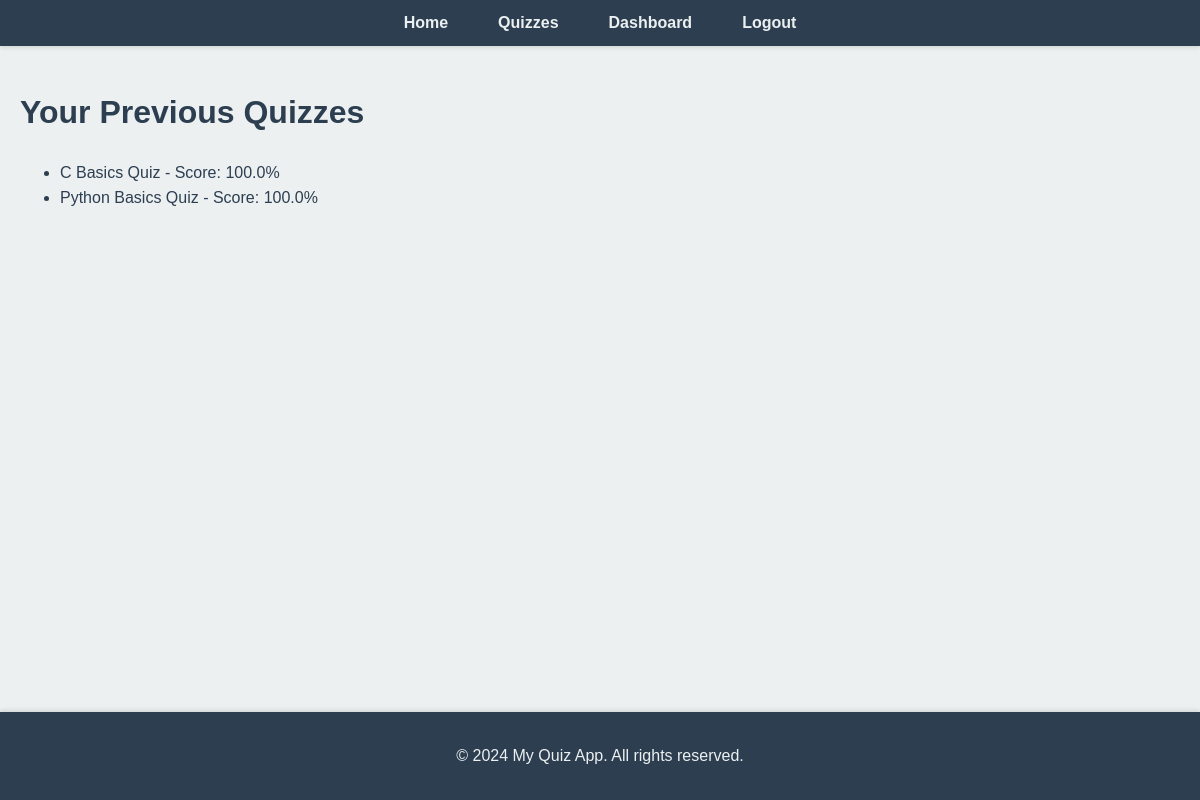
The app's page /previous_quizzes/ (signed in) with its own data.
### learning/models.py (models this page shows, shortened)
class StudentQuiz(models.Model):
    student = models.ForeignKey(Student, on_delete=models.CASCADE)
    quiz = models.ForeignKey(Quiz, on_delete=models.CASCADE)
    score = models.FloatField()
    num_correct = models.IntegerField(default=0)
    num_incorrect = models.IntegerField(default=0)
    completed_at = models.DateTimeField(auto_now_add=True)
    time_taken = models.FloatField(null=True, blank=True)

class Quiz(models.Model):
    title = models.CharField(max_length=200)
    description = models.TextField(blank=True, null=True)
    created_at = models.DateTimeField(auto_now_add=True)

### learning/views.py (the view)
# urls.py: path('previous_quizzes/', views.previous_quizzes, name='previous_quizzes'),
@login_required
def previous_quizzes(request):
    student_quizzes = StudentQuiz.objects.filter(student=request.user.student).order_by('-completed_at')
    return render(request, 'previous_quizzes.html', {'student_quizzes': student_quizzes})

### learning/templates/previous_quizzes.html (shortened to what this page needs)
{% extends 'base.html' %}
{% block content %}
<h1>Your Previous Quizzes</h1>
<ul>
    {% for quiz in student_quizzes %}
        <li>{{ quiz.quiz.title }} - Score: {{ quiz.score }}%</li>
    {% endfor %}
</ul>
{% endblock %}

### static/css/style.css (style rules this page uses)
html, body { height: 100%; margin: 0; padding: 0; display: flex; flex-direction: column; }
body { font-family: 'Segoe UI', Tahoma, Geneva, Verdana, sans-serif; background-color: #f0f2f5; color: #333; line-height: 1.6; flex: 1; }

### learning/templates/base.html (style rules this page uses)
body { font-family: 'Arial', sans-serif; background-color: #ecf0f1; color: #2c3e50; margin: 0; padding: 0; display: flex; flex-direction: column; min-height: 100vh; }

### records on screen
StudentQuiz: quiz "C Basics Quiz", score "100.0"
StudentQuiz: quiz "Python Basics Quiz", score "100.0"
